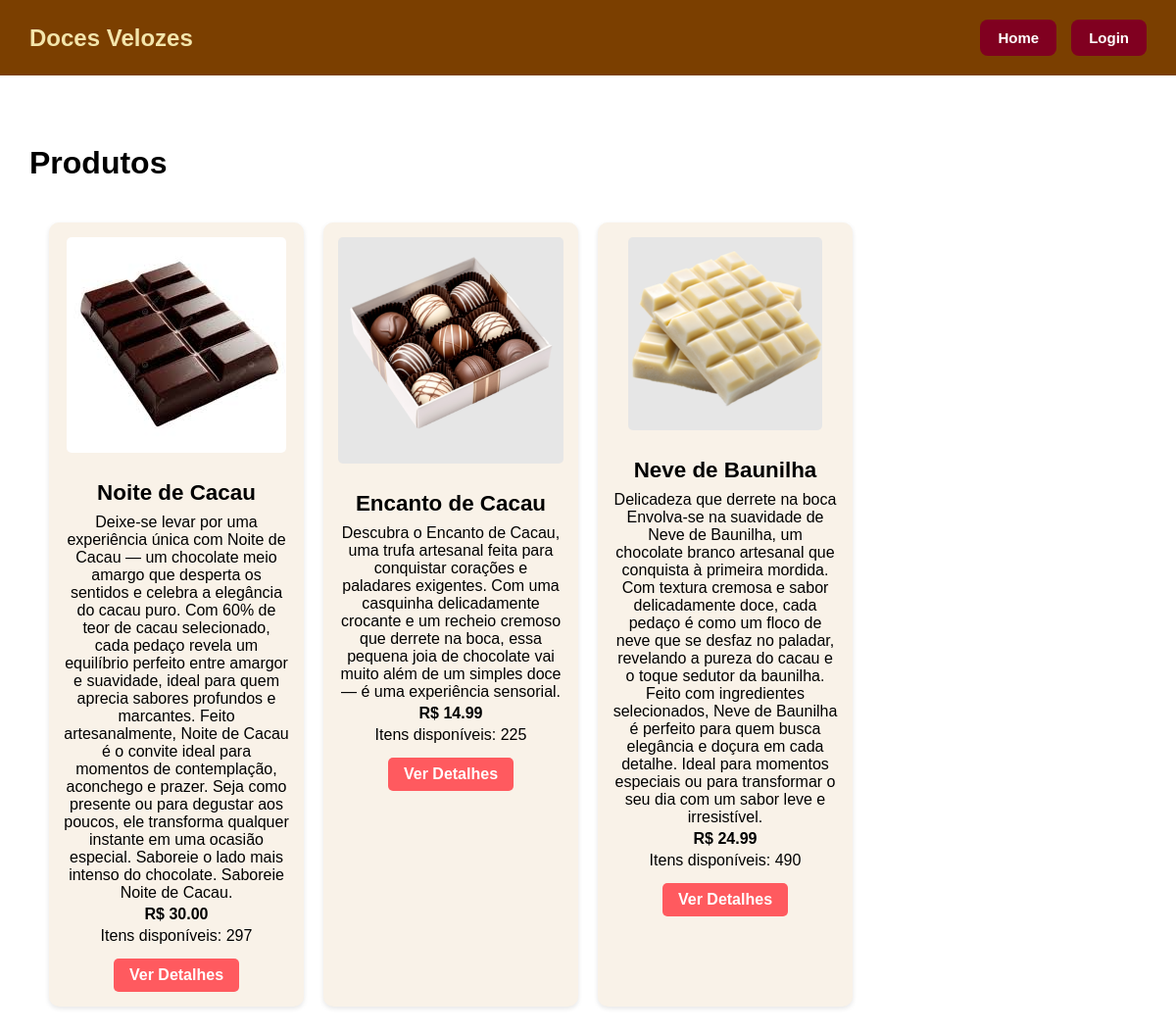
Page /produtos/ (signed in) on the committed database.
### vendas/models.py (models this page shows, shortened)
class Produto(models.Model):
    nome = models.CharField(max_length=100)
    descricao = models.TextField()
    preco = models.DecimalField(max_digits=8, decimal_places=2)
    imagem = models.ImageField(upload_to='produtos/')
    quantidade = models.PositiveIntegerField(default=0)

### vendas/views.py (the view)
# urls.py: path('produtos/', views.produtos, name='produtos'),
def produtos(request):
    produtos = Produto.objects.all()
    return render(request, 'vendas/produtos.html', {'produtos': produtos})

### vendas/templates/vendas/produtos.html (shortened to what this page needs)
{% extends 'vendas/base.html' %}
{% load static %}
{% block head %}
  <link rel="stylesheet" href="{% static 'css/style.css' %}">
  <link rel="stylesheet" href="{% static 'css/produtos.css' %}">
{% endblock %}
{% block content %}
<h1>Produtos</h1>
<div class="produtos-container">
  {% for produto in produtos %}
    <div class="produto">
      <img src="{{ produto.imagem.url }}" alt="{{ produto.nome }}">
      <div class="produto-info">
        <h2>{{ produto.nome }}</h2>
        <p>{{ produto.descricao }}</p>
        <p><strong>R$ {{ produto.preco }}</strong></p>
        <p>Itens disponíveis: {{ produto.quantidade }}</p>
        <a href="{% url 'produto_detalhe' produto.id %}" class="botao-padrao">Ver Detalhes</a>
      </div>
    </div>
  {% endfor %}
</div>
{% endblock %}

### static/css/style.css (style rules this page uses)
body { margin: 0; padding: 0; font-family: 'Poppins', sans-serif; background-color: #ffffff; color: #000000; }
.botao-padrao { background-color: #a93226; color: white; border: none; padding: 10px 20px; border-radius: 8px; font-size: 16px; font-weight: 600; cursor: pointer; transition: background-color 0.3s, transform 0.2s; text-decoration: none; }

### static/css/produtos.css (style rules this page uses)
.produtos-container { display: grid; grid-template-columns: repeat(auto-fill, minmax(250px, 1fr)); gap: 20px; padding: 20px; }
.produto { background-color: #f9f2e8; padding: 15px; border-radius: 10px; box-shadow: 0 2px 5px rgba(0,0,0,0.1); display: flex; flex-direction: column; align-items: center; transition: transform 0.2s; }
.produto img { max-width: 100%; height: auto; border-radius: 5px; margin-bottom: 10px; }
.produto-info { text-align: center; }
.produto-info h2 { font-size: 1.4em; margin-bottom: 8px; }
.produto-info p { margin: 4px 0; }
.botao-padrao { display: inline-block; margin-top: 10px; padding: 8px 16px; background-color: #ff5a5f; color: white; text-decoration: none; border-radius: 5px; }

### rows in the picture
Produto: imagem (picture), nome "Noite de Cacau", descricao "Deixe-se levar por uma experiência única com Noite de Cacau — um chocolate meio amargo que desperta os sentidos e celebra a elegância do cacau puro. Com 60% de teor de cacau selecionado, cada pedaço revela um equilíbrio perfeito entre amargor e suavidade, ideal para quem aprecia sabores profundos e marcantes. Feito artesanalmente, Noite de Cacau é o convite ideal para momentos de contemplação, aconchego e prazer. Seja como presente ou para degustar aos poucos, ele transforma qualquer instante em uma ocasião especial. Saboreie o lado mais intenso do chocolate. Saboreie Noite de Cacau.", preco "30.00", quantidade "297"
Produto: imagem (picture), nome "Encanto de Cacau", descricao "Descubra o Encanto de Cacau, uma trufa artesanal feita para conquistar corações e paladares exigentes. Com uma casquinha delicadamente crocante e um recheio cremoso que derrete na boca, essa pequena joia de chocolate vai muito além de um simples doce — é uma experiência sensorial.", preco "14.99", quantidade "225"
Produto: imagem (picture), nome "Neve de Baunilha", descricao "Delicadeza que derrete na boca Envolva-se na suavidade de Neve de Baunilha, um chocolate branco artesanal que conquista à primeira mordida. Com textura cremosa e sabor delicadamente doce, cada pedaço é como um floco de neve que se desfaz no paladar, revelando a pureza do cacau e o toque sedutor da baunilha. Feito com ingredientes selecionados, Neve de Baunilha é perfeito para quem busca elegância e doçura em cada detalhe. Ideal para momentos especiais ou para transformar o seu dia com um sabor leve e irresistível.", preco "24.99", quantidade "490"
